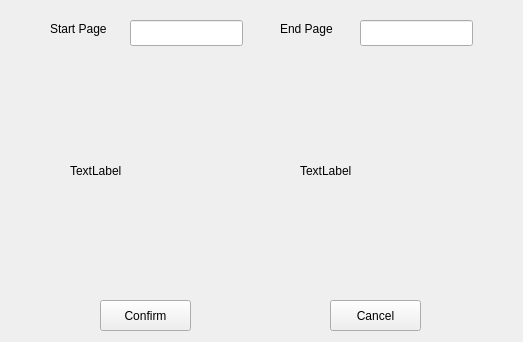
<?xml version="1.0" encoding="UTF-8"?>
<ui version="4.0">
 <class>pdf_page_selector</class>
 <widget class="QWidget" name="pdf_page_selector">
  <property name="geometry">
   <rect>
    <x>0</x>
    <y>0</y>
    <width>523</width>
    <height>342</height>
   </rect>
  </property>
  <property name="windowTitle">
   <string>Form</string>
  </property>
  <widget class="QLabel" name="start_label">
   <property name="geometry">
    <rect>
     <x>50</x>
     <y>20</y>
     <width>71</width>
     <height>18</height>
    </rect>
   </property>
   <property name="text">
    <string>Start Page</string>
   </property>
  </widget>
  <widget class="QLineEdit" name="start_page_edit">
   <property name="geometry">
    <rect>
     <x>130</x>
     <y>20</y>
     <width>113</width>
     <height>26</height>
    </rect>
   </property>
  </widget>
  <widget class="QLabel" name="end_label">
   <property name="geometry">
    <rect>
     <x>280</x>
     <y>20</y>
     <width>61</width>
     <height>18</height>
    </rect>
   </property>
   <property name="text">
    <string>End Page</string>
   </property>
  </widget>
  <widget class="QLineEdit" name="end_page_edit">
   <property name="geometry">
    <rect>
     <x>360</x>
     <y>20</y>
     <width>113</width>
     <height>26</height>
    </rect>
   </property>
  </widget>
  <widget class="QPushButton" name="confirm_bt">
   <property name="geometry">
    <rect>
     <x>100</x>
     <y>300</y>
     <width>91</width>
     <height>31</height>
    </rect>
   </property>
   <property name="text">
    <string>Confirm</string>
   </property>
  </widget>
  <widget class="QPushButton" name="cancel_bt">
   <property name="geometry">
    <rect>
     <x>330</x>
     <y>300</y>
     <width>91</width>
     <height>31</height>
    </rect>
   </property>
   <property name="text">
    <string>Cancel</string>
   </property>
  </widget>
  <widget class="QLabel" name="start_page_view">
   <property name="geometry">
    <rect>
     <x>70</x>
     <y>60</y>
     <width>151</width>
     <height>221</height>
    </rect>
   </property>
   <property name="text">
    <string>TextLabel</string>
   </property>
  </widget>
  <widget class="QLabel" name="end_page_view">
   <property name="geometry">
    <rect>
     <x>300</x>
     <y>60</y>
     <width>151</width>
     <height>221</height>
    </rect>
   </property>
   <property name="text">
    <string>TextLabel</string>
   </property>
  </widget>
 </widget>
 <resources/>
 <connections/>
</ui>
